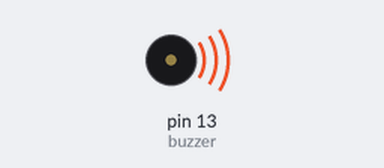
Simulated run of this sketch. Board: Arduino Uno, built with avr-gcc and run on an emulated ATmega328P. Shown: buzzer (waves = sounding). Random numbers use the default seed unless the sketch sets one.

Above: at 0.21 s.
At 34.5 s:
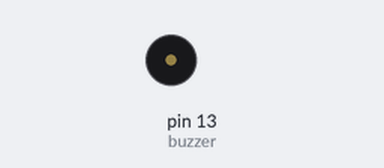
Timing chart, 0 to 40.0 s (numbered marks = the images above):
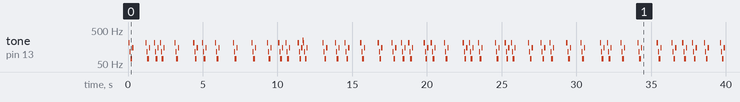

Measured:
- by itself, tone on pin 13 (buzzer): plays 208 Hz for 0.08 s, 116 Hz for 0.04 s, 71 Hz for 0.12 s, 152 Hz for 0.08 s, 208 Hz for 0.08 s, 116 Hz for 0.04 s … (189 notes in this stretch)

The sketch:

Buzzer.ino
```cpp
int buzzer=13;//set buzzer's digital pin IO in control

void setup()
{
  pinMode(buzzer,OUTPUT);//set digital pin IO OL
}

void loop()
{
unsigned char i,j;//define i j

while(1)
{
  for(i=0;i<10;i++)//
  {
    digitalWrite(buzzer,HIGH);
    delay(1);
    digitalWrite(buzzer,LOW);
    delay(4);
  }
  for(i=0;i<10;i++)//
  {
    digitalWrite(buzzer,HIGH);
    delay(2);
    digitalWrite(buzzer,LOW);
    delay(3);
  }
  for(i=0;i<10;i++)//
  {
    digitalWrite(buzzer,HIGH);
    delay(5);
    digitalWrite(buzzer,LOW);
    delay(10);
  }
  for(i=0;i<10;i++)//
  {
    digitalWrite(buzzer,HIGH);
    delay(1);
    digitalWrite(buzzer,LOW);
    delay(6);
  }
 delay(random(1000));

}
}
```
